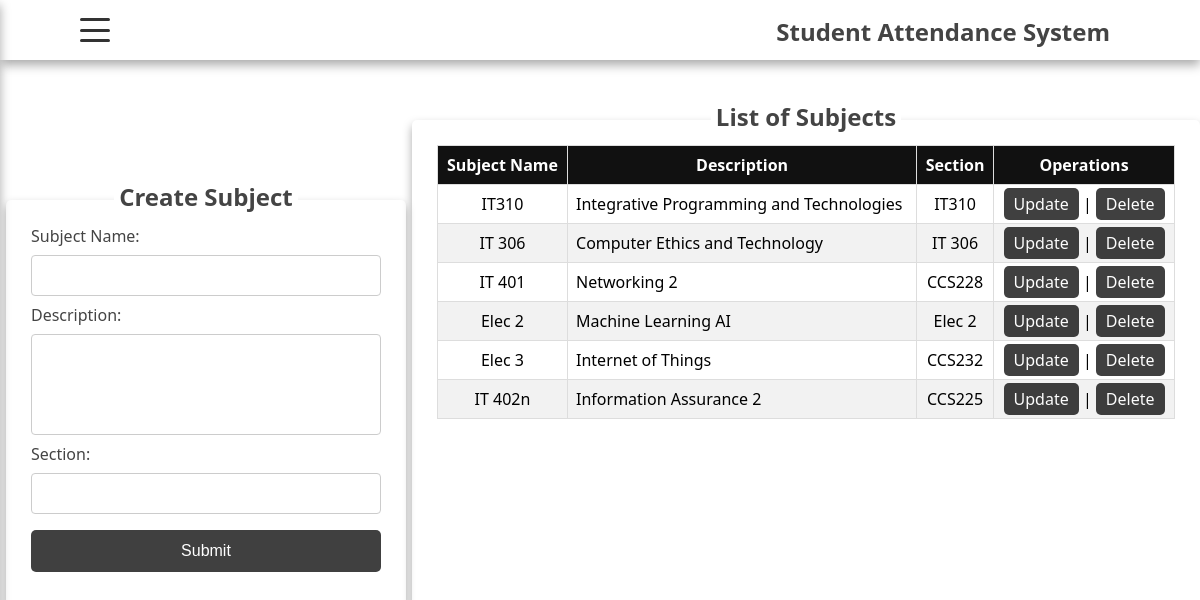
/subject/, run on the app's committed database.
### student/models.py (models this page shows, shortened)
class Subject(models.Model):
    name = models.CharField(max_length=100)
    description = models.TextField(blank=True, null=True)
    section = models.CharField(max_length=50)

### student/views.py (the view)
# urls.py: path('subject/',views.subject,name='subject'),
def subject(request):
    return render(request, 'student/subject.html',{'title':'Subject','subject_data':Subject.objects.all()})

### student/templates/student/subject.html (shortened to what this page needs)
{% extends "base.html" %}
{%block content%}
    <div class="student-container">
        <div class="form-container">
            <div class="overlap-form-text">
                <h2>Create Subject</h2>
            </div>
            <form action="{%url 'add_subject'%}" method="post">
                <label for="">Subject Name:</label>
                <input type="text" name="name" id="">
                <label for="">Description:</label>
                <textarea name="description" id="" rows="5" cols="50" style="resize: none"></textarea>
                <label for="">Section:</label>
                <input type="text" name="section" id="">
                <button type="submit">Submit</button>
            </form>
        </div>
        <div class="list-container">
            <div class="overlap-list-text">
                <h2>List of Subjects</h2>
            </div>
            <div class="table-container">
                <table>
                    <thead>
                        <tr>
                            <th>Subject Name</th>
                            <th>Description</th>
                            <th>Section</th>
                            <th>Operations</th>
                        </tr>
                    </thead>
                    <tbody>
                        {%for data in subject_data%}
                        <tr>
                            <td>{{data.name}}</td>
                            <td style='text-align: left;'>{{data.description}}</td>
                            <td>{{data.section}}</td>
                            <td>
                                <a href="{%url 'update_subject' data.id%}">Update</a> |
                                <a href="{%url 'delete_subject' data.id%}">Delete</a>
                            </td>
                        </tr>
                        {%endfor%}
                    </tbody>
                </table>
            </div>
        </div>
    </div>
{%endblock content%}

### student/static/css/style.css (style rules this page uses)
html, body { display: grid; grid-template-areas: "nav" "main"; grid-template-rows: 60px auto; height: 100vh; margin: 0; font-family: 'Segoe UI', Tahoma, Geneva, Verdana, sans-serif; }
*, *::after, *::before { box-sizing: border-box; padding: 0; margin: 0; }
.student-container { display: grid; grid-template-areas: 'form list' ; grid-template-rows: 1fr 1fr; height: 100vh; width: 100%; padding-top: 60px; }
.form-container { grid-area: form; display: flex; justify-content: center; align-items: center; border-radius: 5px; position: relative; width: 400px; margin: auto; padding: 25px 25px; box-shadow: 0px 5px 10px 0px #aaa; }
.form-container form { display: flex; flex-direction: column; }
.form-container .overlap-form-text { position: absolute; top: -25px; background-color: #fff; padding: 5px; color: #444; }
.form-container input[type=text], select { width: 100%; padding: 12px 20px; margin: 8px 0; display: inline-block; border: 1px solid #ccc; border-radius: 4px; box-sizing: border-box; background-color: #fff; outline: none; color: #444; }
.form-container label { color: #444; }
.form-container form textarea { width: 100%; padding: 12px 20px; margin: 8px 0; box-sizing: border-box; border: 1px solid #ccc; border-radius: 4px; background-color: #fff; outline: none; }
.form-container button { background-color: #111; opacity: 0.8; border: none; color: white; padding: 12px 20px; text-align: center; text-decoration: none; display: inline-block; font-size: 16px; margin: 8px 0; border-radius: 5px; cursor: pointer; }
.list-container { grid-area: list; padding: 25px 25px; display: flex; justify-content: center; align-items: center; border-radius: 5px; position: relative; width: 100%; height: 565px; margin: auto; box-shadow: 0px 5px 10px 0px #aaa; }
.list-container .overlap-list-text { position: absolute; top: -25px; background-color: #fff; padding: 5px; color: #444; }
.list-container .table-container { height: 100%; width: 100%; overflow: scroll; }
.list-container .table-container table { width: 100%; border-collapse: collapse; }
.list-container .table-container table, thead { position: sticky; z-index: 2; top: 0; }
.list-container .table-container table tbody a { color: #fff; text-decoration: none; background-color: #111; opacity: 0.8; padding: 5px 10px; }
.list-container .table-container table td, .list-container .table-container table th { border: 1px solid #ddd; padding: 8px; text-align: center; }
.list-container .table-container table th { background-color: #111; color: #fff; }
.list-container .table-container table tr:nth-child(even) { background-color: #f2f2f2; }
.list-container .table-container table a { border-radius: 5px; }

### data on the page
Subject: name "IT310", description "Integrative Programming and Technologies", section "IT310"
Subject: name "IT 306", description "Computer Ethics and Technology", section "IT 306"
Subject: name "IT 401", description "Networking 2", section "CCS228"
Subject: name "Elec 2", description "Machine Learning AI", section "Elec 2"
Subject: name "Elec 3", description "Internet of Things", section "CCS232"
Subject: name "IT 402n", description "Information Assurance 2", section "CCS225"
